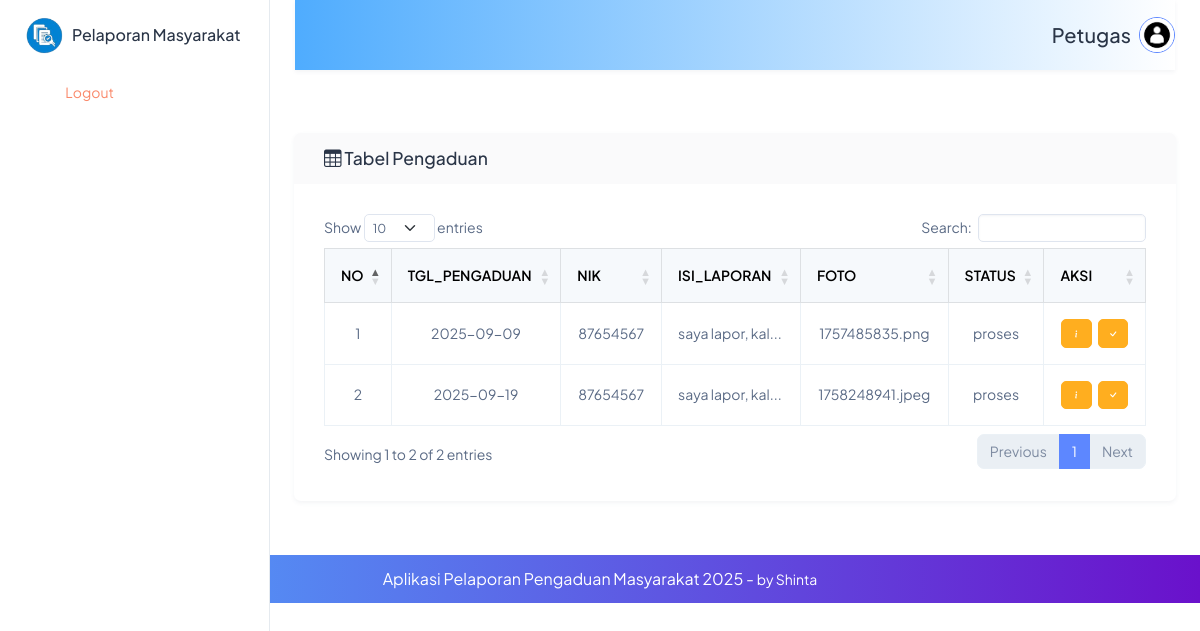
/backend/pages/pengaduan/index2.php, run on the app's committed database.
### tables this page shows
CREATE TABLE `pengaduan` (
  `id_pengaduan` int NOT NULL,
  `tgl_pengaduan` date DEFAULT NULL,
  `nik` char(16) DEFAULT NULL,
  `isi_laporan` text,
  `foto` varchar(255) DEFAULT NULL,
  `status` enum('0','proses','selesai') DEFAULT NULL
);

### backend/pages/pengaduan/index2.php (the view, shortened to what this page needs)
<?php
include '../../../config/connection.php';
include '../../partials/header.php';
include '../../partials/sidebar.php';
include '../../partials/navbar.php';
$qpengaduan = "
    SELECT p.id_pengaduan, p.tgl_pengaduan, p.nik, p.isi_laporan, p.foto, p.status
    FROM pengaduan p
    LEFT JOIN tanggapan t ON p.id_pengaduan = t.id_pengaduan
";
$result = mysqli_query($connect, $qpengaduan) or die("Query error: " . mysqli_error($connect));
?>
<link rel="stylesheet" href="https://cdn.jsdelivr.net/npm/bootstrap-icons@1.11.3/font/bootstrap-icons.css">
<div class="body-wrapper">
    <div class="container-fluid">
        <div class="row">
            <div class="col-12">
                <div class="card shadow-sm">
                    <div class="card-header d-flex align-items-center justify-content-between">
                        <h5 class="mb-0"><i class="bi bi-table"></i> Tabel Pengaduan</h5>
                    </div>
                    <div class="card-body">
                        <div class="table-responsive">
                            <table id="datatable" class="table table-bordered table-hover text-center align-middle">
                                <thead class="table-light">
                                    <tr>
                                        <th>NO</th>
                                        <th>TGL_PENGADUAN</th>
                                        <th>NIK</th>
                                        <th>ISI_LAPORAN</th>
                                        <th>FOTO</th>
                                        <th>STATUS</th>
                                        <th>AKSI</th>
                                    </tr>
                                </thead>
                                <tbody>
                                    <?php
                                    $no = 1;
                                    while ($item = $result->fetch_object()):
                                    ?>
                                        <tr>
                                            <td><?= $no ?></td>
                                            <td><?= $item->tgl_pengaduan ?></td>
                                            <td><?= $item->nik ?></td>
                                            <td class="text-start"> <?= mb_strimwidth($item->isi_laporan, 0, 18, "...") ?></td>
                                            <td>
                                                <?php if (!empty($item->foto)): ?>
                                                    <?= $item->foto ?>
                                                <?php else: ?>
                                                    <span class="text-muted">-</span>
                                                <?php endif; ?>
                                            </td>
                                            <td><?= $item->status ?></td>
                                            <td>
                                                <a href="../pengaduan/detail.php?id=<?= $item->id_pengaduan ?>"
                                                    class="btn btn-sm btn-warning me-1"
                                                    title="Lihat Detail">
                                                    <i class="bi bi-info"></i>
                                                </a>
                                                <a href="../../actions/pengaduan/verify.php?id=<?= $item->id_pengaduan ?>"
                                                    class="btn btn-sm btn-warning"
                                                    title="Proses Verifikasi"
                                                    onclick="return confirm('Yakin ingin verifikasi pengaduan ini?')">
                                                    <i class="bi bi-check"></i>
                                                </a>
                                            </td>
                                        </tr>
                                    <?php
                                        $no++;
                                    endwhile;
                                    ?>
                                </tbody>
                            </table>
                        </div>
                    </div>
                </div>
            </div>
        </div>
    </div>
</div>
<?php
include '../../partials/footer.php';
include '../../partials/script.php';
?>

### data on the page
pengaduan: tgl_pengaduan "2025-09-09", nik "87654567", isi_laporan "saya lapor, kal...", foto "1757485835.png", status "proses"
pengaduan: tgl_pengaduan "2025-09-19", nik "87654567", isi_laporan "saya lapor, kal...", foto "1758248941.jpeg", status "proses"

### other printed values
$_SESSION['username'] "Petugas"
